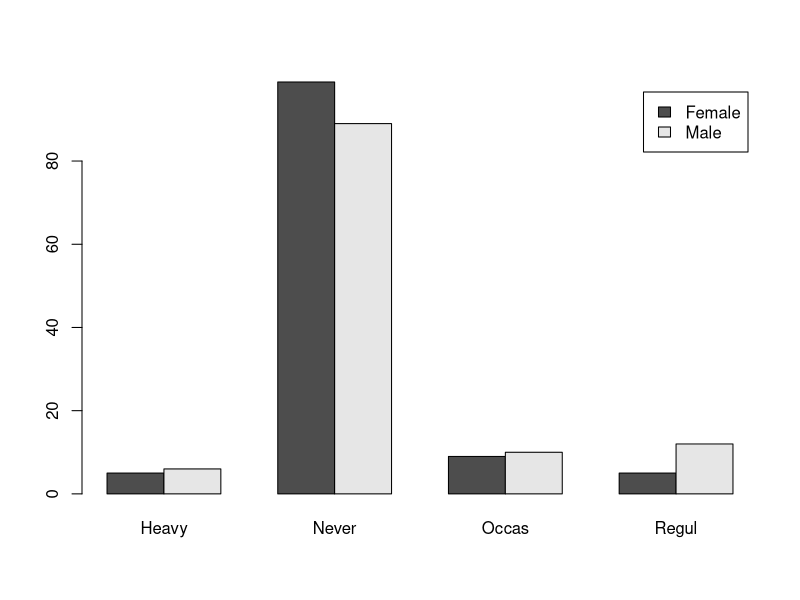
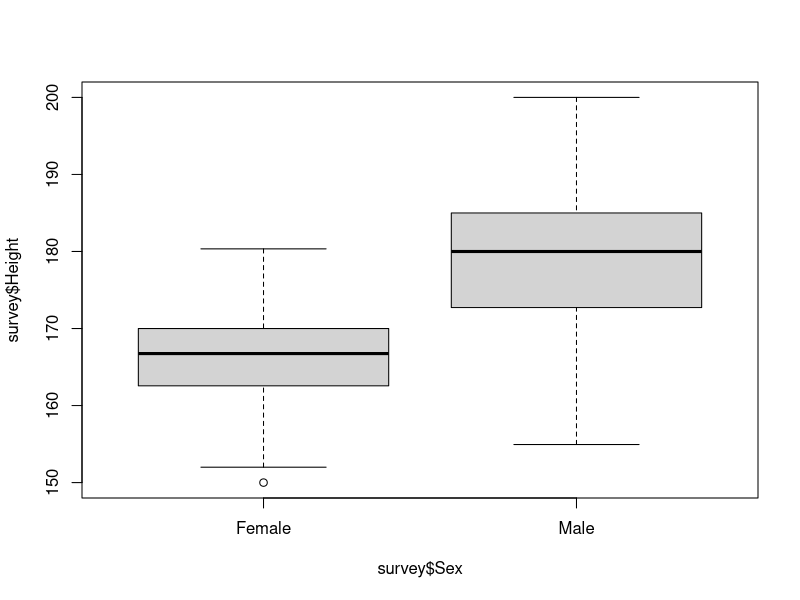
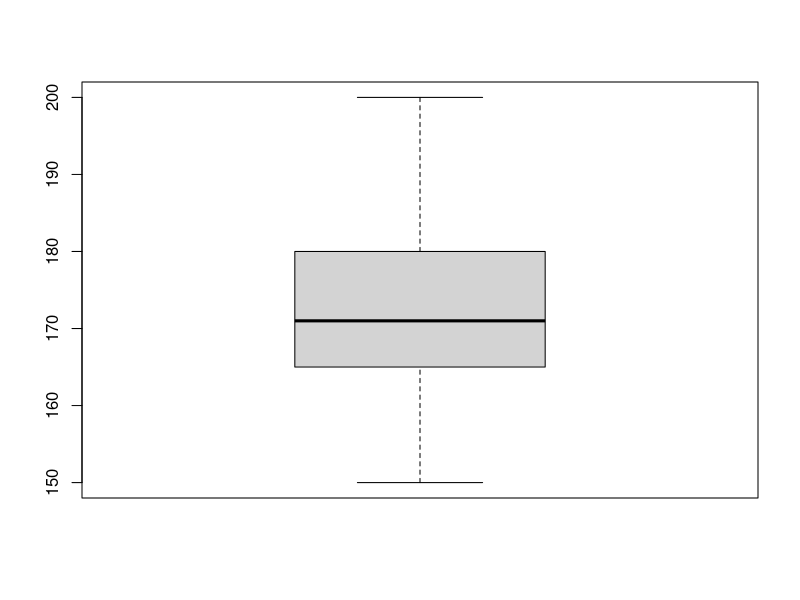
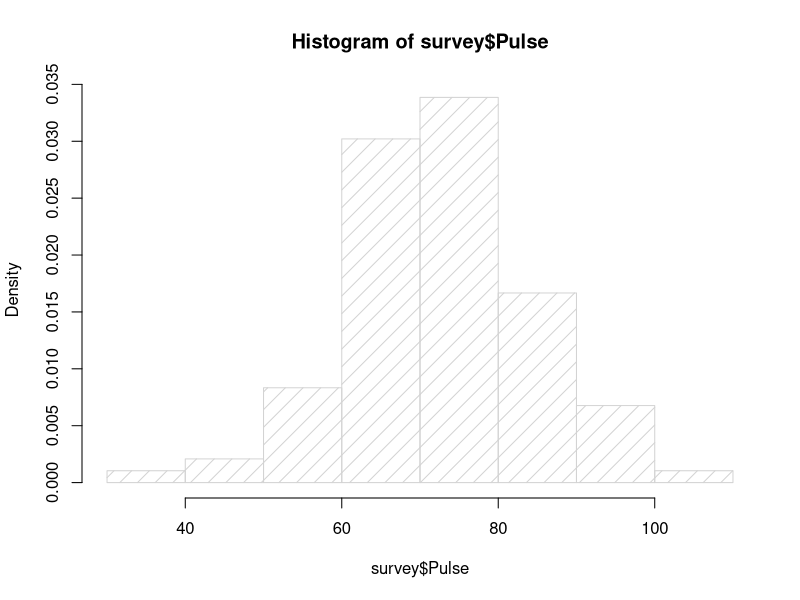
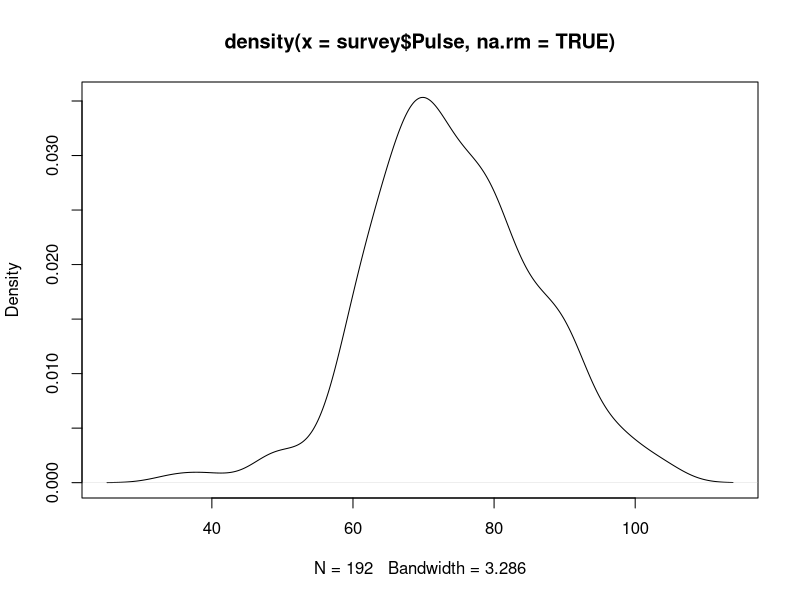
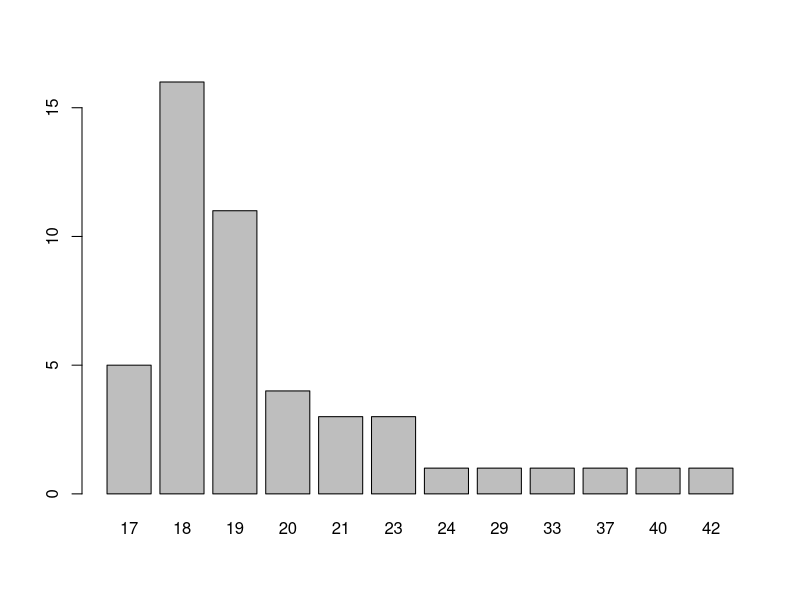

Write R code to recreate these figures, in order.
# factor()
data = c(1,2,2,3,1,2,3,3,1,2,3,3,1)
fdata = factor(data)
fdata
levels(fdata)

rdata = factor(data,labels=c("I","II","III"))
rdata

levels(fdata) = c('I','II','III')
fdata


# table()
mons = c("March","April","January","November","January",
         "September","October","September","November","August",
         "January","November","November","February","May","August",
         "July","December","August","August","September","November",
         "February","April")
mons = factor(mons)
table(mons)

mons = factor(mons,levels=c("January","February","March","April","May","June","July","August",
                            "September", "October","November","December"), ordered=TRUE)
table(mons)

fert = c(10,20,20,50,10,20,10,50,20)
fert = factor(fert, levels=c(10,20,50), ordered = TRUE) 
mean(as.numeric(levels(fert)[fert])) # факторизирани данни отново в целочислени данни

t = table(mons)
prop.table(t) # нормиране на данните в таблицата


# list()
mylist = list(a = 1:5, b = "Hi There", c = function(x) x * sin(x))
mylist[1]  # връщане на елемент като лист
mylist[[3]] # или mylist[["c"]] - връщане на елемент в оригинален вид
mylist$c # същото

mylist$d = "New Item" # добавяне на нов елемент
mylist$b = NULL # премахване на елемент

unlist(mylist) #produce a vector which contains all the atomic components which occur in mylist


# ЗАДАЧА 1
x = list(1,2,3,4) # създава лист от 4 вектора с по 1 елемент
x2 = list(1:4) # създава лист от 1 вектор с 4 елемента

x[1]
x[[1]]
# връщат еднакъв резултат, защото векторът 1 се състои от 1 елемент

# ЗАДАЧА 2
mtcars[which(mtcars$cyl==8),]
mean(mtcars[which(mtcars$gear==5),]$mpg)

# ЗАДАЧА 3
library("MASS")

barplot(table(survey$Sex, survey$Smoke), beside = TRUE, legend = rownames(table(survey$Sex)))

boxplot(survey$Height~survey$Sex)
boxplot(survey$Height)

hist(survey$Pulse, freq = FALSE, density = 8)
plot(density(survey$Pulse, na.rm = TRUE))

smokers = table(round(survey$Age[-(which(survey$Smoke=="Never"))]))
barplot(smokers)
